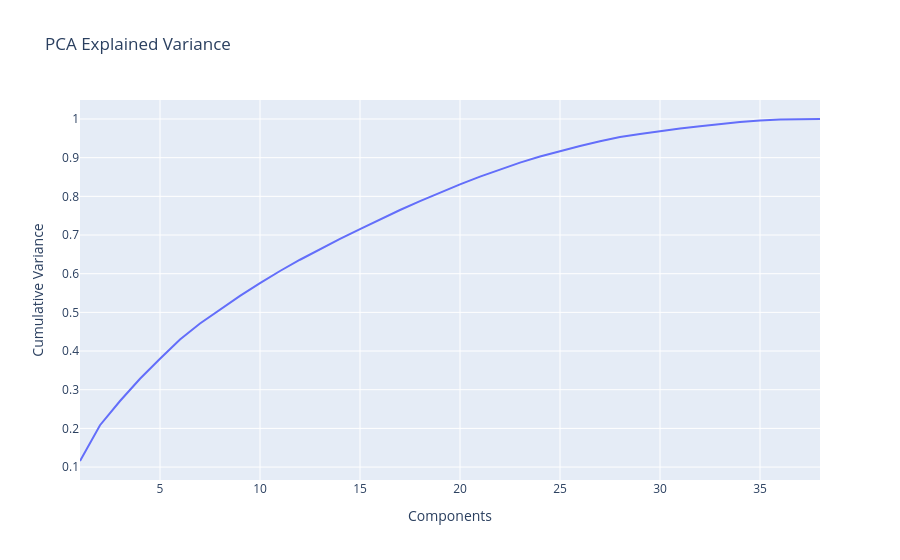

This figure's notebook cell:
### Code cell
var_df = pd.DataFrame({
    "Components": range(1, len(cum_var)+1),
    "Cumulative Variance": cum_var
})

px.line(
    var_df,
    x="Components",
    y="Cumulative Variance",
    title="PCA Explained Variance"
).show()

### Figure 1 — Plotly figure (JSON) as saved in the notebook; plotly's stock layout.template omitted (floating-point values rounded to 4 significant figures)
{"data": [{"hovertemplate": "Components=%{x}<br>Cumulative Variance=%{y}<extra></extra>", "legendgroup": "", "line": {"color": "#636efa", "dash": "solid"}, "marker": {"symbol": "circle"}, "mode": "lines", "name": "", "orientation": "v", "showlegend": false, "type": "scatter", "x": [1, 2, 3, 4, 5, 6, 7, 8, 9, 10, 11, 12, 13, 14, 15, 16, 17, 18, 19, 20, 21, 22, 23, 24, 25, 26, 27, 28, 29, 30, 31, 32, 33, 34, 35, 36, 37, 38], "xaxis": "x", "y": [0.1157, 0.2082, 0.2708, 0.3284, 0.3801, 0.4299, 0.4713, 0.5074, 0.5427, 0.5755, 0.607, 0.6361, 0.6632, 0.6898, 0.7152, 0.7402, 0.7647, 0.7878, 0.8098, 0.8309, 0.8509, 0.8697, 0.8873, 0.9031, 0.917, 0.9304, 0.9425, 0.9533, 0.9612, 0.9688, 0.9757, 0.9815, 0.9871, 0.9923, 0.9959, 0.9987, 0.9995, 1.0], "yaxis": "y"}], "layout": {"legend": {"tracegroupgap": 0}, "title": {"text": "PCA Explained Variance"}, "xaxis": {"anchor": "y", "domain": [0, 1], "title": {"text": "Components"}}, "yaxis": {"anchor": "x", "domain": [0, 1], "title": {"text": "Cumulative Variance"}}}}
